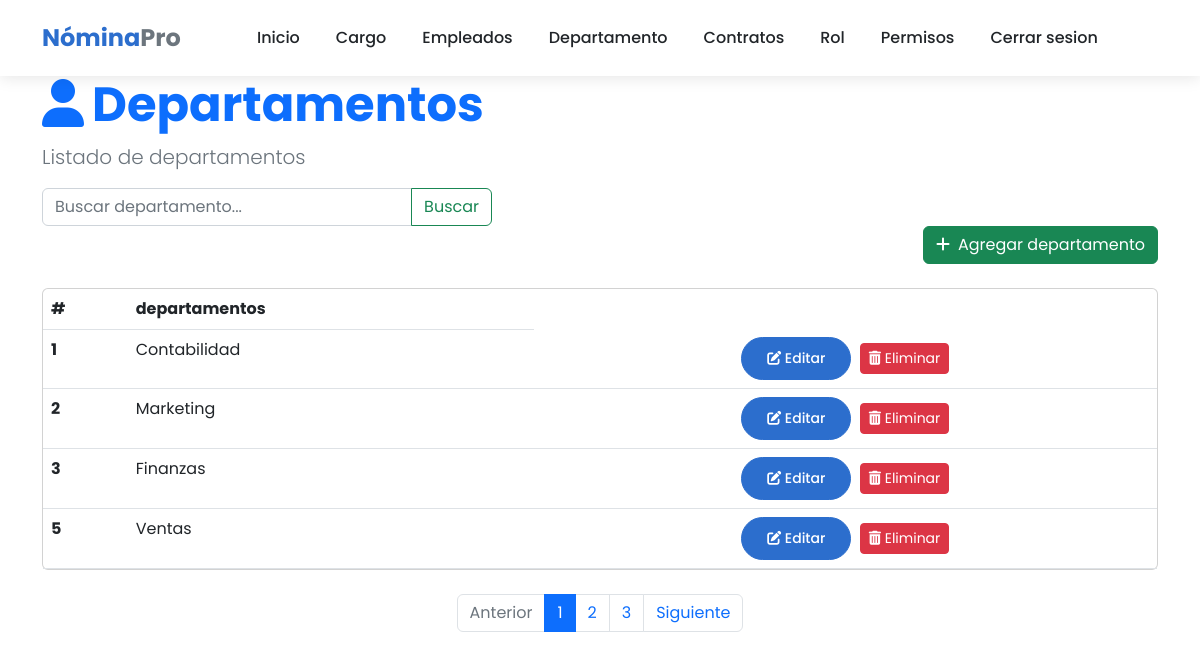
/nomina/list_dep (signed in), run on the app's committed database.
### core/models.py (models this page shows, shortened)
class Departamento(models.Model):
    descripcion = models.CharField(max_length=100)

### core/views.py (the view)
# urls.py: path('list_dep', views.list_dep, name="list_dep"),
@login_required
def list_dep (request):
    query= request.GET.get('q',None)
    print(query)
    if query: deps = Departamento.objects.filter(descripcion__icontains=query)
    else: deps = Departamento.objects.all()
    context = {'deps': deps, 'title': 'Listado de departamentos'}
    return render(request, 'departamentos/list.html', context)

### template/departamentos/list.html (shortened to what this page needs)
{% extends "home.html" %}
{% block content %}
<div class="container">
    <header class="page-header">
        <h1 class="display-5 fw-bold text-primary">
            <i class="fas fa-user me-2"></i>Departamentos
        </h1>
        <p class="lead text-muted">Listado de departamentos</p>
    </header>
    <form action="" style="max-width: 450px;">
        <div class="input-group">
            <input type="text" class="form-control" placeholder="Buscar departamento..." name="q" value="{{ request.GET.q }}">
            <button class="btn btn-outline-success" data-bs-toggle="tooltip" data-bs-title="Escriba parte del apellido y click en buscar">
                Buscar
            </button>
        </div>
    </form>
    <div class="d-flex justify-content-end mb-4">
        <a class="btn btn-success text-white"  href="{% url 'core:create_dep' %}">
            <i class="fas fa-plus me-2"></i>Agregar departamento
        </a>
    </div>
    <div class="card mb-4">
        <div class="card-body p-0">
            <div class="table-responsive">
                <table class="table table-hover mb-0">
                    <thead>
                        <tr>
                            <th scope="col">#</th>
                            <th scope="col">departamentos</th>
                    </thead>
                    <tbody>
                       {% for dep in deps %}
                        <tr>
                            <th scope="row">{{dep.id}}</th>
                            <td>{{dep.descripcion}}</td>
                            <td class="text-center">
                                <a href="{% url 'core:update_dep' dep.id %}" class="btn btn-sm btn-primary me-1">
                                    <i class="fas fa-edit"></i> Editar
                                </a>
                                <a  href="{% url 'core:delete_dep' dep.id %}" class="btn btn-sm btn-danger">
                                    <i class="fas fa-trash-alt"></i> Eliminar
                                </a>
                            </td>
                        </tr>
                       {% endfor %}
                    </tbody>
                </table>
            </div>
        </div>
    </div>
    <nav aria-label="Page navigation" class="mb-4">
        <ul class="pagination justify-content-center">
            <li class="page-item disabled">
                <a class="page-link" href="#" tabindex="-1" aria-disabled="true">Anterior</a>
            </li>
            <li class="page-item active"><a class="page-link" href="#">1</a></li>
            <li class="page-item"><a class="page-link" href="#">2</a></li>
            <li class="page-item"><a class="page-link" href="#">3</a></li>
            <li class="page-item">
                <a class="page-link" href="#">Siguiente</a>
            </li>
        </ul>
    </nav>
</div>
{% endblock %}

### template/home.html (style rules this page uses)
:root { --primary-color: #2c6ecd; --secondary-color: #19b3b3; --accent-color: #f8f9fa; --dark-color: #212529; --text-color: #495057; }
body { font-family: 'Poppins', sans-serif; color: var(--text-color); overflow-x: hidden; }
.btn-primary { background-color: var(--primary-color); border-color: var(--primary-color); padding: 10px 25px; border-radius: 50px; font-weight: 500; transition: all 0.3s ease; }

### data on the page
Departamento: id "1", descripcion "Contabilidad"
Departamento: id "2", descripcion "Marketing"
Departamento: id "3", descripcion "Finanzas"
Departamento: id "5", descripcion "Ventas"
